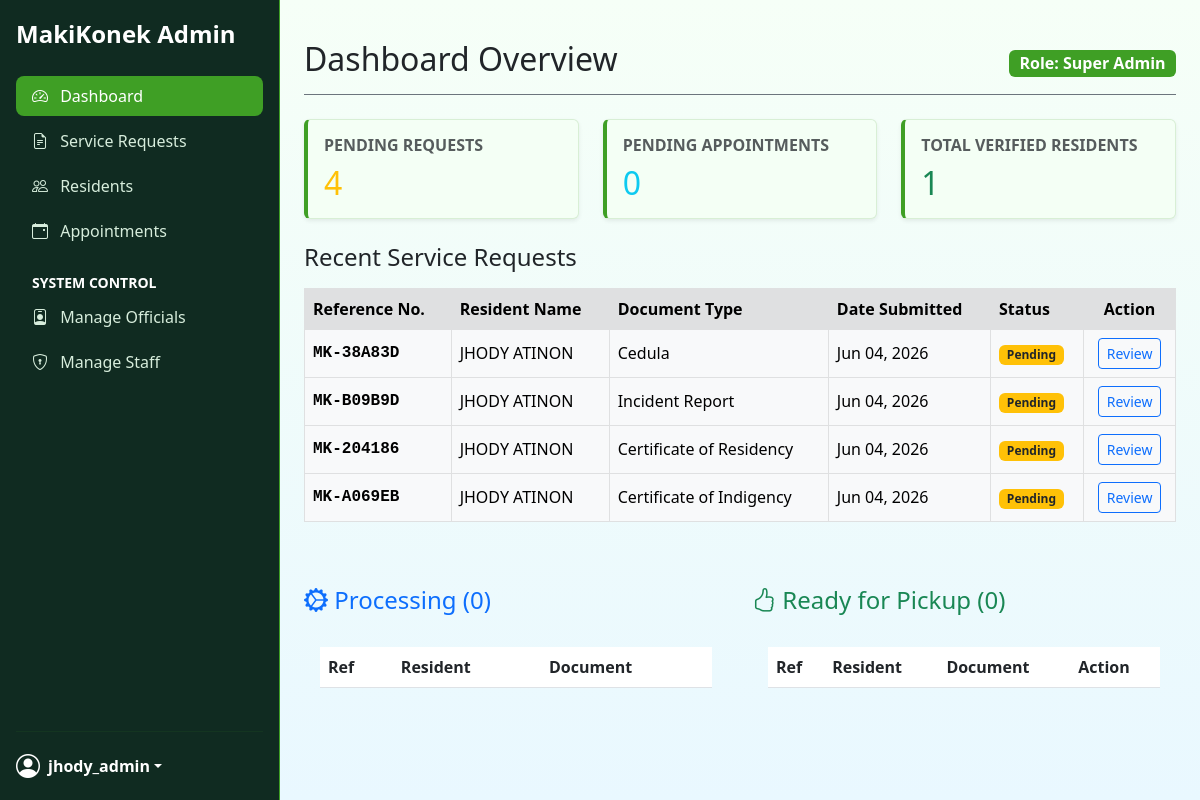
Page /Web_App/admin/dashboard.php (signed in) on the committed database.
### tables this page shows
CREATE TABLE `service_requests` (
  `request_id` int(11) NOT NULL,
  `user_id` int(11) NOT NULL,
  `document_type_id` int(11) NOT NULL,
  `reference_no` varchar(20) NOT NULL,
  `purpose` text NOT NULL,
  `document_fee` decimal(10,2) NOT NULL DEFAULT 0.00,
  `payment_method` varchar(20) DEFAULT 'cash',
  `payment_receipt_path` varchar(255) DEFAULT NULL,
  `id_path` varchar(255) NOT NULL,
  `status` varchar(20) DEFAULT 'Pending',
  `process_status` varchar(30) DEFAULT 'Pending',
  `created_at` timestamp NOT NULL DEFAULT current_timestamp()
);

CREATE TABLE `user_profiles` (
  `profile_id` int(11) NOT NULL,
  `user_id` int(11) NOT NULL,
  `first_name` varchar(100) NOT NULL,
  `last_name` varchar(100) NOT NULL,
  `middle_name` varchar(100) DEFAULT NULL,
  `suffix` varchar(20) DEFAULT NULL,
  `avatar_path` varchar(255) DEFAULT NULL,
  `sex` varchar(20) DEFAULT NULL,
  `civil_status` varchar(50) DEFAULT NULL,
  `birth_date` date DEFAULT NULL,
  `birth_place` varchar(150) DEFAULT NULL,
  `religion` varchar(100) DEFAULT NULL,
  `nationality` varchar(100) DEFAULT NULL,
  `mobile_number` varchar(20) DEFAULT NULL,
  `house_no` varchar(50) DEFAULT NULL,
  `street` varchar(100) DEFAULT NULL,
  `purok_no` varchar(50) DEFAULT NULL,
  `subdivision` varchar(100) DEFAULT NULL,
  `years_residency` int(11) DEFAULT NULL,
  `employed_status` varchar(50) DEFAULT NULL,
  `date_registration` date DEFAULT NULL,
  `updated_at` timestamp NOT NULL DEFAULT current_timestamp() ON UPDATE current_timestamp()
);

CREATE TABLE `document_types` (
  `document_type_id` int(11) NOT NULL,
  `category` varchar(50) NOT NULL,
  `name` varchar(100) NOT NULL,
  `description` text DEFAULT NULL,
  `base_fee` decimal(10,2) DEFAULT 0.00
);

### Web_App/admin/dashboard.php (the view, shortened to what this page needs)
<?php
require_once __DIR__ . '/../includes/db_connect.php';
$res_query = "SELECT COUNT(user_id) AS total FROM users WHERE role = 'Residente'";
$res_result = mysqli_query($conn, $res_query);
$total_residents = ($res_result) ? mysqli_fetch_assoc($res_result)['total'] : 0;
$req_query = "SELECT COUNT(request_id) AS total FROM service_requests WHERE status = 'PENDING'";
$req_result = mysqli_query($conn, $req_query);
$pending_requests = ($req_result) ? mysqli_fetch_assoc($req_result)['total'] : 0;
$pending_appointments = 0;
$recent_query = "
    SELECT sr.reference_no, sr.created_at, sr.status, dt.name AS document_type, p.first_name, p.last_name
    FROM service_requests sr
    JOIN document_types dt ON sr.document_type_id = dt.document_type_id
    JOIN user_profiles p ON sr.user_id = p.user_id
    WHERE sr.status = 'PENDING'
    ORDER BY sr.created_at DESC
    LIMIT 5
";
$recent_result = mysqli_query($conn, $recent_query);
$proc_query = "
    SELECT sr.reference_no, sr.request_id, dt.name AS doc_type, p.first_name, p.last_name
    FROM service_requests sr
    JOIN document_types dt ON sr.document_type_id = dt.document_type_id
    JOIN user_profiles p ON sr.user_id = p.user_id
    WHERE sr.status = 'APPROVED' AND sr.process_status = 'PROCESSING'
    ORDER BY sr.created_at ASC";
$processing_requests = mysqli_query($conn, $proc_query);
$ready_query = "
    SELECT sr.reference_no, sr.request_id, dt.name AS doc_type, p.first_name, p.last_name
    FROM service_requests sr
    JOIN document_types dt ON sr.document_type_id = dt.document_type_id
    JOIN user_profiles p ON sr.user_id = p.user_id
    WHERE sr.process_status = 'READY FOR PICKUP'
    ORDER BY sr.created_at ASC";
$ready_requests = mysqli_query($conn, $ready_query);
?>
<!DOCTYPE html>
<html lang="en" data-bs-theme="light">
<head>
    <link href="https://cdn.jsdelivr.net/npm/bootstrap@5.3.0/dist/css/bootstrap.min.css" rel="stylesheet">
    <link rel="stylesheet" href="https://cdn.jsdelivr.net/npm/bootstrap-icons@1.10.5/font/bootstrap-icons.css">
</head>
<body>
    <?php include __DIR__ . '/partials/admin_sidebar.php'; ?>
    <main class="main-content flex-grow-1 p-4">
        <div class="d-flex justify-content-between flex-wrap flex-md-nowrap align-items-center pt-3 pb-2 mb-4 border-bottom border-secondary">
            <h1 class="h2">Dashboard Overview</h1>
            <div class="badge badge-role fs-6">Role: <?php echo htmlspecialchars($admin_role); ?></div>
        </div>
        <div class="row g-4 mb-4">
            <div class="col-md-4">
                <div class="card stat-card shadow-sm h-100">
                    <div class="card-body">
                        <h6 class="card-title text-muted text-uppercase fw-bold">Pending Requests</h6>
                        <h2 class="mb-0 text-warning"><?php echo $pending_requests; ?></h2>
                    </div>
                </div>
            </div>
            <div class="col-md-4">
                <div class="card stat-card shadow-sm h-100">
                    <div class="card-body">
                        <h6 class="card-title text-muted text-uppercase fw-bold">Pending Appointments</h6>
                        <h2 class="mb-0 text-info"><?php echo $pending_appointments; ?></h2>
                    </div>
                </div>
            </div>
            <div class="col-md-4">
                <div class="card stat-card shadow-sm h-100">
                    <div class="card-body">
                        <h6 class="card-title text-muted text-uppercase fw-bold">Total Verified Residents</h6>
                        <h2 class="mb-0 text-success"><?php echo $total_residents; ?></h2>
                    </div>
                </div>
            </div>
        </div>
        <h4 class="mb-3">Recent Service Requests</h4>
        <div class="table-responsive">
            <table class="table table-light table-hover table-bordered align-middle">
                <thead class="table-active">
                    <tr>
                        <th>Reference No.</th>
                        <th>Resident Name</th>
                        <th>Document Type</th>
                        <th>Date Submitted</th>
                        <th>Status</th>
                        <th class="text-center">Action</th>
                    </tr>
                </thead>
                <tbody>
                    <?php if (mysqli_num_rows($recent_result) > 0): ?>
                        <?php while ($row = mysqli_fetch_assoc($recent_result)): ?>
                            <tr>
                                <td class="fw-bold font-monospace"><?php echo htmlspecialchars($row['reference_no']); ?></td>
                                <td><?php echo htmlspecialchars($row['first_name'] . ' ' . $row['last_name']); ?></td>
                                <td><?php echo htmlspecialchars($row['document_type']); ?></td>
                                <td><?php echo date("M d, Y", strtotime($row['created_at'])); ?></td>
                                <td><span class="badge bg-warning text-dark"><?php echo htmlspecialchars($row['status']); ?></span></td>
                                <td class="text-center">
                                    <a href="manage_requests.php" class="btn btn-sm btn-outline-primary">Review</a>
                                </td>
                            </tr>
                        <?php endwhile; ?>
                    <?php else: ?>
                        <tr>
                            <td colspan="6" class="text-center text-muted py-4">No pending requests at this time.</td>
                        </tr>
                    <?php endif; ?>
                </tbody>
            </table>
        </div>
        <div class="row mt-5">
            <div class="col-md-6">
                <h4 class="mb-3 text-primary"><i class="bi bi-gear-wide-connected"></i> Processing (<?php echo mysqli_num_rows($processing_requests); ?>)</h4>
                <div class="table-responsive custom-card p-3">
                    <table class="table table-hover align-middle">
                        <thead>
                            <tr>
                                <th>Ref</th>
                                <th>Resident</th>
                                <th>Document</th>
                            </tr>
                        </thead>
                    </table>
                </div>
            </div>
            <div class="col-md-6">
                <h4 class="mb-3 text-success"><i class="bi bi-hand-thumbs-up"></i> Ready for Pickup (<?php echo mysqli_num_rows($ready_requests); ?>)</h4>
                <div class="table-responsive custom-card p-3">
                    <table class="table table-hover align-middle">
                        <thead>
                            <tr>
                                <th>Ref</th>
                                <th>Resident</th>
                                <th>Document</th>
                                <th>Action</th>
                            </tr>
                        </thead>
                    </table>
                </div>
            </div>
        </div>
    </main>
</body>
</html>

### Web_App/admin/partials/admin_sidebar.php (shortened to what this page needs)
<?php
$currentPage = basename($_SERVER['PHP_SELF']);
$admin_username = $_SESSION['admin_username'] ?? 'Admin';
$admin_role = $_SESSION['admin_role'] ?? 'Staff';
?>
<nav class="sidebar p-3 d-flex flex-column">
    <a href="dashboard.php" class="d-flex align-items-center mb-4 text-white text-decoration-none">
        <span class="fs-4 fw-bold">MakiKonek Admin</span>
    </a>
    <ul class="nav nav-pills flex-column mb-auto">
        <li class="nav-item">
            <a href="dashboard.php" class="nav-link <?php echo $currentPage === 'dashboard.php' ? 'active' : ''; ?>">
                <i class="bi bi-speedometer2 me-2"></i> Dashboard
            </a>
        </li>
        <li>
            <a href="manage_requests.php" class="nav-link <?php echo $currentPage === 'manage_requests.php' ? 'active' : ''; ?>">
                <i class="bi bi-file-earmark-text me-2"></i> Service Requests
            </a>
        </li>
        <li>
            <a href="manage_residents.php" class="nav-link <?php echo $currentPage === 'manage_residents.php' ? 'active' : ''; ?>">
                <i class="bi bi-people me-2"></i> Residents
            </a>
        </li>
        <li>
            <a href="manage_appointments.php" class="nav-link <?php echo $currentPage === 'manage_appointments.php' ? 'active' : ''; ?>">
                <i class="bi bi-calendar-event me-2"></i> Appointments
            </a>
        </li>
        <?php if ($admin_role === 'Super Admin'): ?>
            <li class="mt-3 mb-1 text-uppercase text-white small fw-bold px-3">System Control</li>
            <li>
                <a href="manage_officials.php" class="nav-link <?php echo $currentPage === 'manage_officials.php' ? 'active' : ''; ?>">
                    <i class="bi bi-person-badge me-2"></i> Manage Officials
                </a>
            </li>
            <li>
                <a href="manage_staff.php" class="nav-link <?php echo $currentPage === 'manage_staff.php' ? 'active' : ''; ?>">
                    <i class="bi bi-shield-lock me-2"></i> Manage Staff
                </a>
            </li>
        <?php endif; ?>
    </ul>
    <hr style="color: #3f9f25;">
    <div class="dropdown">
        <a href="#" class="d-flex align-items-center text-white text-decoration-none dropdown-toggle" data-bs-toggle="dropdown">
            <i class="bi bi-person-circle fs-4 me-2"></i>
            <strong><?php echo htmlspecialchars($admin_username); ?></strong>
        </a>
    </div>
</nav>

### Web_App/admin/dashboard.php (style rules this page uses)
body { background: linear-gradient(180deg, #f6fff7 0%, #e9f8ff 100%); }
.main-content { margin-left: 280px; min-height: 100vh; padding: 2rem; }
.stat-card { background-color: #f4fff5; border: 1px solid #d8efd5; border-left: 4px solid #3f9f25; }
.stat-card .card-title { color: #0b6d36; }
.badge-role { background-color: #3f9f25; }
.table-light { background-color: rgba(255, 255, 255, 0.98); }
.table thead { background-color: #e6f6e7; }

### Web_App/admin/partials/admin_sidebar.php (style rules this page uses)
.sidebar { width: 280px; position: fixed; top: 0; left: 0; height: 100vh; background-color: #102b21; border-right: 1px solid #3f9f25; z-index: 1000; }
.sidebar .nav-link { color: #d7eddc; margin-bottom: 5px; border-radius: 8px; transition: background-color 180ms ease, color 180ms ease; }
.sidebar .nav-link.active { background-color: #3f9f25; color: #ffffff; }
.sidebar .nav-link.active i { color: #ffffff; }
.sidebar hr { border-color: rgba(63, 159, 37, 0.35); }
.sidebar .dropdown-toggle::after { color: #ffffff; }

### rows in the picture
service_requests: reference_no "MK-38A83D", user_profiles.first_name+last_name "JHODY ATINON", document_type.name "Cedula", created_at "Jun 04, 2026", status "Pending"
service_requests: reference_no "MK-B09B9D", user_profiles.first_name+last_name "JHODY ATINON", document_type.name "Incident Report", created_at "Jun 04, 2026", status "Pending"
service_requests: reference_no "MK-204186", user_profiles.first_name+last_name "JHODY ATINON", document_type.name "Certificate of Residency", created_at "Jun 04, 2026", status "Pending"
service_requests: reference_no "MK-A069EB", user_profiles.first_name+last_name "JHODY ATINON", document_type.name "Certificate of Indigency", created_at "Jun 04, 2026", status "Pending"

### other values in the picture
$admin_username "jhody_admin"
$admin_role "Super Admin"
$pending_requests "4"
$pending_appointments "0"
$total_residents "1"
mysqli_num_rows($processing_requests) "0"
mysqli_num_rows($ready_requests) "0"
